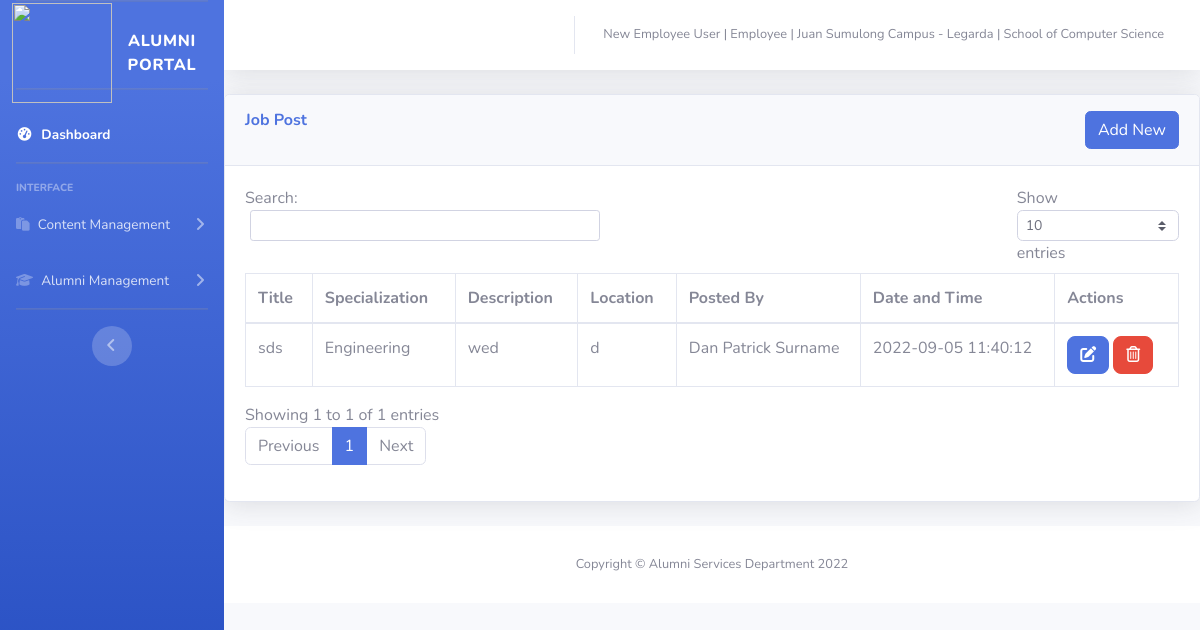
The app's page /admin/jobPost.php (signed in) with its own data.
### tables this page shows
CREATE TABLE `accounts` (
  `Id` int(11) NOT NULL,
  `IdNumber` int(11) NOT NULL,
  `Username` varchar(200) NOT NULL,
  `Password` varchar(200) NOT NULL,
  `FirstName` varchar(200) NOT NULL,
  `LastName` varchar(200) NOT NULL,
  `MiddleName` varchar(200) NOT NULL,
  `Email` varchar(200) NOT NULL,
  `ContactNumber` varchar(200) NOT NULL,
  `BranchId` int(11) NOT NULL,
  `DepartmentId` int(11) NOT NULL,
  `AddedDate` date NOT NULL,
  `userData` text NOT NULL
);

CREATE TABLE `branch` (
  `Id` int(11) NOT NULL,
  `Name` varchar(200) NOT NULL,
  `Address` varchar(200) NOT NULL,
  `AddedDate` date NOT NULL
);

CREATE TABLE `departments` (
  `id` int(11) NOT NULL,
  `Name` varchar(200) NOT NULL,
  `Description` varchar(200) NOT NULL,
  `AddedDate` int(11) NOT NULL,
  `branch_id` int(11) NOT NULL
);

CREATE TABLE `events` (
  `id` int(11) NOT NULL,
  `Title` varchar(50) NOT NULL,
  `Subtitle` varchar(50) NOT NULL,
  `Description` varchar(50) NOT NULL,
  `Image` text NOT NULL,
  `CreatedDate` varchar(50) NOT NULL,
  `CreatedUser` varchar(50) NOT NULL,
  `UserType` varchar(50) NOT NULL,
  `TypeOfContent` varchar(50) NOT NULL,
  `location` varchar(50) NOT NULL,
  `specialization` varchar(50) NOT NULL,
  `course` int(6) NOT NULL,
  `AllowPost` varchar(50) NOT NULL
);

### admin/security.php (called while the page is built, shortened)
<?php
include "../dbconfig.php";
if (!$_SESSION['username']) {
    header('Location: ../login.php');
} else {
    $username = $_SESSION['username'];
    $query = "SELECT *, accounts.id as Accounts_ID, branch.Name as Branch_Name, branch.Address as Branch_Address, departments.Name as Department_Name
            FROM accounts
            left join branch
            on accounts.BranchID = branch.id
            left join departments
            on accounts.DepartmentId = departments.id
            where Username ='$username'";
    $query_run = mysqli_query($connection, $query);
    $user = mysqli_fetch_array($query_run);
}

### admin/jobPost.php (the view, shortened to what this page needs)
<?php
include('security.php');
include('../includes/header.php');
include('../includes/navbar.php');
include "../dbconfig.php";
?>
<div class="card shadow mb-4">
    <div class="card-header py-3">
        <h6 class="m-0 font-weight-bold text-primary">
            Job Post
            <button type="button" class="btn btn-primary float-end" data-toggle="modal" data-target="#addadminprofile">
                Add New
            </button>
    </div>
    <div class="card-body">
        <div class="table-responsive">
            <?php
            $query = "SELECT * FROM events left join accounts on events.CreatedUser = accounts.Id where TypeOfContent ='Jobs'";
            $query_run = mysqli_query($connection, $query);
            ?>
            <table class="table table-hover table-bordered dataTableASC" id="dataTable" width="100%" cellspacing="0">
                <thead>
                    <tr>
                        <th>Title</th>
                        <th>Specialization</th>
                        <th>Description</th>
                        <th>Location</th>
                        <th>Posted By</th>
                        <th>Date and Time</th>
                        <th>Actions</th>
                    </tr>
                </thead>
                <tbody>
                    <?php
                    if (mysqli_num_rows($query_run) > 0) {
                        while ($row = mysqli_fetch_assoc($query_run)) {
                    ?>
                            <tr>
                                <td> <?php echo $row['Title']; ?> </td>
                                <td> <?php echo $row['specialization']; ?> </td>
                                <td> <?php echo $row['Description']; ?> </td>
                                <td> <?php echo $row['location']; ?> </td>
                                <td> <?php echo $row['FirstName'] . " " . $row['MiddleName'] . " " . $row['LastName']; ?> </td>
                                <td> <?php echo $row['CreatedDate']; ?> </td>
                                <td>
                                    <div class="btn-group">
                                        <button data-id="<?php echo $row['id']; ?>" data-title="<?php echo $row['Title']; ?>" data-branchid="<?php echo $row['specialization']; ?>" data-subtitle="<?php echo $row['Subtitle']; ?>" data-user="<?php echo $row['CreatedUser']; ?>" data-date="<?php echo $row['CreatedDate']; ?>" data-type="<?php echo $row['TypeOfContent']; ?>" data-description="<?php echo $row['Description']; ?>" data-specialization="<?php echo $row['specialization']; ?>" data-location="<?php echo $row['location']; ?>" data-file="<?php echo $row['Image']; ?>" data-departmentid="<?php echo $row['course']; ?>" data-department="<?php
                                                                                                                                                                                                                                                                                                                                                                                                                                                                                                                                                                                                                                                        $query = "SELECT * FROM course WHERE id=" . $row['course'];
                                                                                                                                                                                                                                                                                                                                                                                                                                                                                                                                                                                                                                                        $deparmentName = mysqli_query($connection, $query);
                                                                                                                                                                                                                                                                                                                                                                                                                                                                                                                                                                                                                                                        if (mysqli_num_rows($deparmentName) > 0) {
                                                                                                                                                                                                                                                                                                                                                                                                                                                                                                                                                                                                                                                            while ($row_dept = mysqli_fetch_assoc($deparmentName)) {
                                                                                                                                                                                                                                                                                                                                                                                                                                                                                                                                                                                                                                                                echo $row_dept['title'];
                                                                                                                                                                                                                                                                                                                                                                                                                                                                                                                                                                                                                                                            }
                                                                                                                                                                                                                                                                                                                                                                                                                                                                                                                                                                                                                                                        } ?>" style='border-radius: 8px;  margin-right: 5px;' class="btn btn-primary edit_btn" data-toggle="modal" data-target="#updateadminprofile">
                                            <i class="fas fa-edit"></i>
                                        </button>
                                        <button type="button" style='border-radius: 8px;' class="btn btn-danger delete" data-toggle="modal" data-target="#confirmModal" data-id="<?php echo $row['id']; ?>">
                                            <i class="far fa-trash-alt"></i>
                                        </button>
                                    </div>
                                </td>
                            </tr>
                    <?php
                        }
                    } else {
                        echo "No Record Found";
                    }
                    ?>
                </tbody>
            </table>
        </div>
    </div>
</div>
<?php
include('../includes/footer.php');
?>

### includes/navbar.php (shortened to what this page needs)
<?php
if ($user['userData'] === "Employee") {
    $redirect = "employeeIndex.php";
} else {
    $display = "unset";
    $redirect = "index.php";
}
?>
<ul class="navbar-nav bg-gradient-primary sidebar sidebar-dark accordion" id="accordionSidebar">
    <a class="sidebar-brand d-flex align-items-center justify-content-center" href="<?php echo $redirect; ?>">
        <img width="100px" height="100" src="https://th.bing.com/th/id/R.e0b43ac42a832763d30954bc510dcf97?rik=Bwytg72ugln8%2fw&riu=http%3a%2f%2farellano.edu.ph%2finternational%2fsites%2fdefault%2ffiles%2fArellano+hi-res_0.png&ehk=dapCxV1dCduGu4W%2fk00HOBHg0oG4e7yytLO16b7%2fBEg%3d&risl=&pid=ImgRaw&r=0" />
        <div class="sidebar-brand-text mx-3">ALUMNI PORTAL</div>
    </a>
    <hr class="sidebar-divider ">
    <li class="nav-item active">
        <a class="nav-link" href="<?php echo $redirect; ?>">
            <i class="fas fa-fw fa-tachometer-alt"></i>
            <span>Dashboard</span></a>
    </li>
    <hr class="sidebar-divider">
    <div class="sidebar-heading">
        Interface
    </div>
    <li class="nav-item">
        <a class="nav-link collapsed" href="announcement.php" data-toggle="collapse" data-target="#collapseContent" aria-expanded="true" aria-controls="collapseContent">
            <i class="fa fa-clipboard"></i>
            <span>Content Management</span>
        </a>
    </li>
    <li class="nav-item">
        <a class="nav-link collapsed" href="alumni.php" data-toggle="collapse" data-target="#collapseUtilities" aria-expanded="true" aria-controls="collapseUtilities">
            <i class="fa fa-graduation-cap"></i>
            <span>Alumni Management</span>
        </a>
    </li>
    <hr class="sidebar-divider d-none d-md-block">
    <div class="text-center d-none d-md-inline">
        <button class="rounded-circle border-0" id="sidebarToggle"></button>
    </div>
</ul>
<div id="content-wrapper" class="d-flex flex-column">
    <div id="content">
        <nav class="navbar navbar-expand navbar-light bg-white topbar mb-4 static-top shadow">
            <ul class="navbar-nav ml-auto">
                <li class="nav-item dropdown no-arrow">
                    <a class="nav-link dropdown-toggle" href="#" id="userDropdown" role="button" data-toggle="dropdown" aria-haspopup="true" aria-expanded="false">
                        <span class="mr-2 d-none d-lg-inline text-gray-600 small">
                            <?php
                            if ($user['userData'] === "Employee") {
                                echo $user['FirstName'] . " " . $user['MiddleName'] . " " . $user['LastName'] . " | " . $user['userData'] . " | " . $user['Branch_Name'] . " - " . $user['Branch_Address'] . " | " . $user['Department_Name'];
                            } else {
                                echo $user['FirstName'] . " " . $user['MiddleName'] . " " . $user['LastName'] . " | " . $user['userData'] . " | Alumni Serivce Department";
                            }
                            ?>
                        </span>
                    </a>
                </li>
            </ul>
        </nav>

### records on screen
accounts: FirstName "New", MiddleName "Employee", LastName "User", userData "Employee", BranchId.Name "Juan Sumulong Campus", BranchId.Address "Legarda", DepartmentId.Name "School of Computer Science"
events: Title "sds", specialization "Engineering", Description "wed", location "d", accounts.FirstName "Dan", accounts.MiddleName "Patrick", accounts.LastName "Surname", CreatedDate "2022-09-05 11:40:12"
